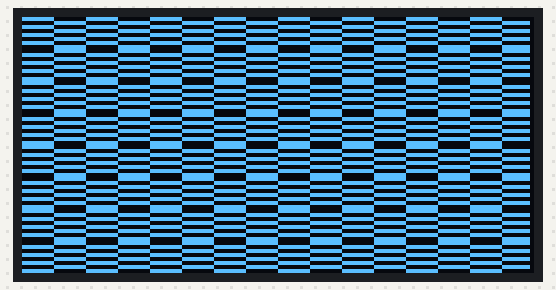
This sketch was run on a simulated Raspberry Pi Pico. On the bench: 128×64 one-colour display. Wiring (inferred from the names in the program): SSD1306 OLED at I2C address 0x3C.

Above: at 0.3 s.

The sketch:

Main.ino
```cpp
#include <Wire.h>

// Raspberry Pi Pico I2C0 wiring:
// OLED SDA -> GP4, OLED SCK/SCL -> GP5
const uint8_t OLED_ADDRESS = 0x3C;
const uint8_t OLED_WIDTH = 128;
const uint8_t OLED_PAGES = 8; // 64 pixels / 8

void oledCommand(uint8_t command) {
  Wire.beginTransmission(OLED_ADDRESS);
  Wire.write(0x00); // command control byte
  Wire.write(command);
  Wire.endTransmission();
}

void oledInit() {
  delay(100);
  oledCommand(0xAE); // display off
  oledCommand(0xD5); oledCommand(0x80); // clock
  oledCommand(0xA8); oledCommand(0x3F); // multiplex = 64 rows
  oledCommand(0xD3); oledCommand(0x00); // display offset
  oledCommand(0x40); // start line 0
  oledCommand(0x8D); oledCommand(0x14); // charge pump on
  oledCommand(0x20); oledCommand(0x00); // horizontal addressing
  oledCommand(0xA1); // segment remap
  oledCommand(0xC8); // scan direction
  oledCommand(0xDA); oledCommand(0x12); // 128x64 COM pins
  oledCommand(0x81); oledCommand(0x7F); // contrast
  oledCommand(0xD9); oledCommand(0xF1); // pre-charge
  oledCommand(0xDB); oledCommand(0x40); // VCOM detect
  oledCommand(0xA4); // resume RAM display
  oledCommand(0xA6); // normal display
  oledCommand(0xAF); // display on
}

void oledPattern(bool checkerboard) {
  for (uint8_t page = 0; page < OLED_PAGES; page++) {
    oledCommand(0xB0 | page); // page address
    oledCommand(0x00);         // lower column
    oledCommand(0x10);         // upper column

    Wire.beginTransmission(OLED_ADDRESS);
    Wire.write(0x40); // data control byte
    for (uint8_t column = 0; column < OLED_WIDTH; column++) {
      uint8_t value;
      if (checkerboard) {
        value = ((column / 8 + page) % 2) ? 0xAA : 0x55;
      } else {
        value = 0xFF;
      }
      Wire.write(value);
    }
    Wire.endTransmission();
  }
}

void setup() {
  Wire.setSDA(4);
  Wire.setSCL(5);
  Wire.begin();
  oledInit();
}

void loop() {
  // Alternating patterns confirm that the OLED is receiving I2C data.
  oledPattern(true);
  delay(2000);
  oledPattern(false);
  delay(2000);
}
```

Measured:
- what the display in image 0 shows lasts 2.1 s, from 0.2 s to 2.3 s
